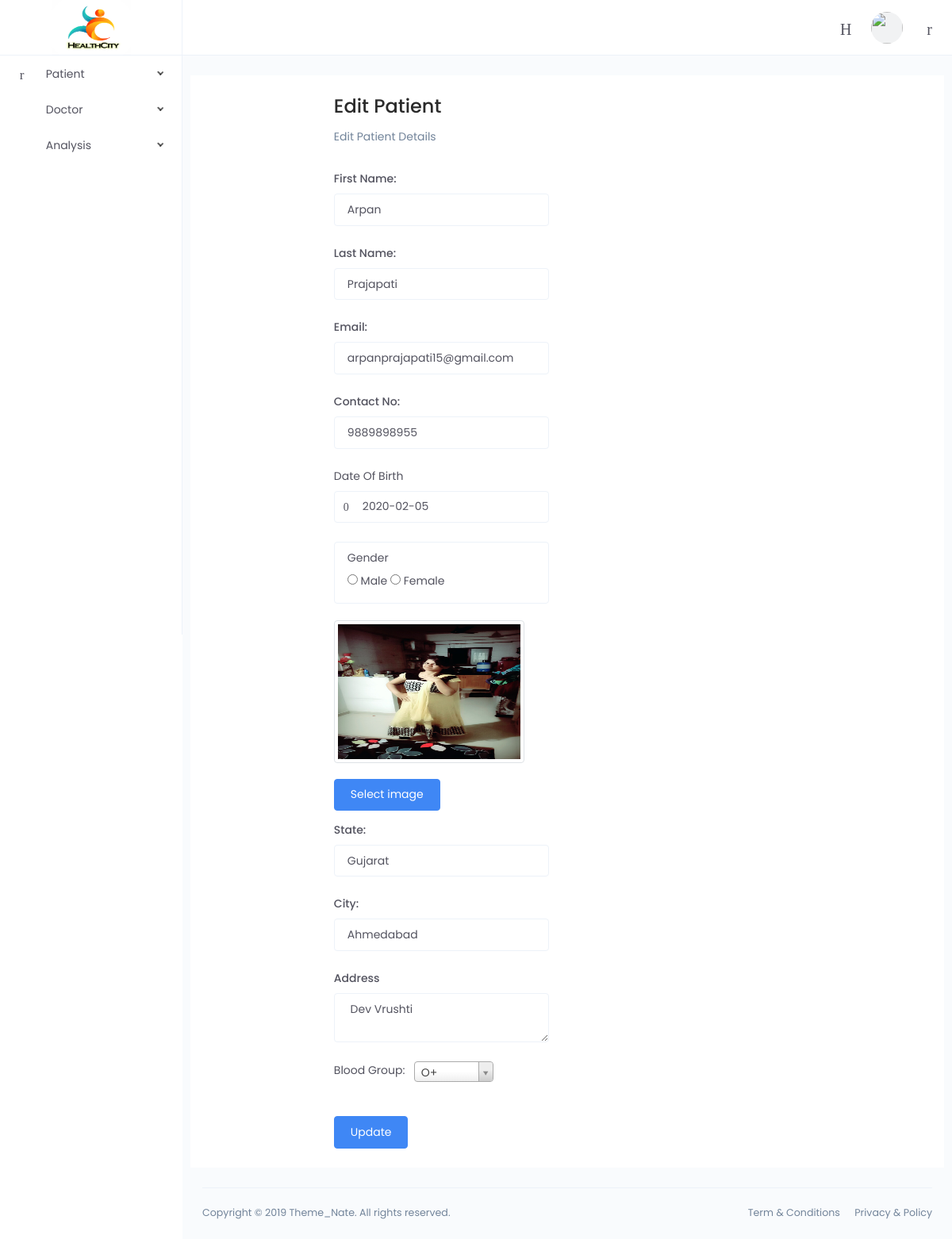
The page /admin/editpatient.php?id=115 on the database its author committed.
### tables this page shows
CREATE TABLE `user_master` (
  `login_id` int(10) NOT NULL,
  `card_id` varchar(12) NOT NULL,
  `fname` varchar(100) NOT NULL,
  `lname` varchar(500) NOT NULL,
  `email` varchar(100) NOT NULL,
  `phone_no` bigint(50) NOT NULL,
  `dob` varchar(15) NOT NULL,
  `password` varchar(50) NOT NULL,
  `role_id` int(50) NOT NULL,
  `active` int(50) NOT NULL,
  `status` int(50) NOT NULL,
  `gender` varchar(100) NOT NULL,
  `address` varchar(500) NOT NULL,
  `profile_pic` varchar(500) NOT NULL,
  `blood_group` varchar(50) NOT NULL,
  `state` varchar(50) NOT NULL,
  `city` varchar(50) NOT NULL,
  `aadhar` varchar(10000) NOT NULL,
  `registered_time` timestamp NOT NULL DEFAULT current_timestamp() ON UPDATE current_timestamp()
);

### admin/lib/dbconnect.php (called while the page is built)
<?php
	class dbconnect
	{
		function connect()
		{
			$connection = mysqli_connect("localhost","root","","health_city");
			return $connection;
		}
	}
?>

### admin/lib/dao.php (called while the page is built, shortened)
<?php
include_once 'dbconnect.php';
class dao implements interface1
{
    private $conn;
    function __construct()
    {
        $db=new DbConnect();
        $this->conn=$db->connect();
    }
    function select($table, $where='', $other='')
    {
        if($where != '')
        {
            $where= 'where ' .$where;
        }
        $select = mysqli_query($this->conn,"SELECT * FROM $table $where $other") or die(mysqli_error($this->conn));
        return $select;
    }
}
?>

### admin/editpatient.php (the view, shortened to what this page needs)
<?php
     require 'lib/dao.php';
      $d = new dao();
     include "header.php";
extract($_GET);
           $q5 = $d->select("user_master","login_id='$id'");
          while( $result = mysqli_fetch_array($q5)){
        $img1 = "assets/images/profilepic/".$result['profile_pic'];
?>
              <link type="text/css" rel="stylesheet" href="assets/css/custom.css" />
            <div class="page-container ">
                <div class="main-content">
                    <div class="row bg-white">
                       <div class="col-lg-8 bg-white">
                            <div class="col-md-8 col-lg-7 col-xl-6 mx-auto">
                                <br>
                                <h2>Edit Patient</h2>
                                <p class="m-b-30"> Edit Patient Details</p>
                                <form action="lib/controller_patient.php"  method="post"  enctype="multipart/form-data" >
                                    <div class="form-group">
                                        <label class="font-weight-semibold" for="userName">First Name:</label>
                                        <input type="text" class="form-control" name="fname" placeholder="First Name" value="<?php echo $result['fname']; ?>">
                                    </div>
                                    <div class="form-group">
                                        <label class="font-weight-semibold" for="userName">Last Name:</label>
                                        <input type="text" class="form-control" name="lname" placeholder="last Name" value="<?php echo $result['lname']; ?>">
                                    </div>
                                    <div class="form-group">
                                        <label class="font-weight-semibold" for="email">Email:</label>
                                        <input type="email" class="form-control" name="email" placeholder="Email" value="<?php echo $result['email']; ?>">
                                    </div>
                                    <div class="form-group">
                                        <label class="font-weight-semibold" for="email">Contact No:</label>
                                        <input type="text" class="form-control" name="cn" placeholder="Contact Number" value="<?php echo $result['phone_no']; ?>">
                                    </div>
                                   <div class="form-group">
                                            <label>Date Of Birth</label>
                                            <div class="input-affix m-b-10">
                                                <i class="prefix-icon anticon anticon-calendar"></i>
                                                <input type="text" class="form-control datepicker-input" name="dob" value="<?php echo $result['dob']; ?>" placeholder="Pick a date">
                                            </div>
                                        </div>
                                    <div class="form-control">
                                         <label>Gender</label>
                                        <div>
                                        <input id="radio1" name="gender" type="radio" value="male" <?php if($result['gender']=='male') {echo  "checked"; } ?>>
                                        <label for="radio1">Male</label>
                                        <input id="radio2" name="gender" type="radio" value="Female" <?php if($result['gender']=='Female') {echo  "checked"; } ?>>
                                        <label for="radio2">Female</label>
                                    </div>
                                    </div>
                                    <br>
                                   <div class="form-group ">
                                                    <div class="fileinput fileinput-new" data-provides="fileinput">
                                                        <div class="fileinput-new img-thumbnail text-xs-center">
                                                           <img src="<?php echo $img1;?>" data-src="<?php echo $img1;?>" alt="not found" style="width: 230px; height: 170px;">
                                                        </div>
                                                        <div class="m-t-20 text-xs-center">
                                                            <span class="btn btn-primary btn-file">
                                                                <span class="fileinput-new">Select image</span>
                                                                <input type="file" name="img1"></span>
                                                        </div>
                                                    </div>
                                    </div>
                                     <div class="form-group">
                                        <label class="font-weight-semibold" for="email">State:</label>
                                        <input type="text" class="form-control" name="state" placeholder="State" value="<?php echo $result['state']; ?>">
                                    </div>
                                     <div class="form-group">
                                        <label class="font-weight-semibold" for="email">City:</label>
                                        <input type="text" class="form-control" name="city" placeholder="City" value="<?php echo $result['city']; ?>">
                                    </div>
                                     <div class="form-group">
                                        <label class="font-weight-semibold" for="email">Address</label>
                                        <textarea class="form-control" name="add"> <?php echo $result['address']; ?> </textarea>
                                    </div>
                                 <div class="form-group">
                                    <label>Blood Group: &nbsp; </label>
                                    </div>
                                    <div class="form-group">
                                        <div class="d-flex align-items-center justify-content-between p-t-15">
                                            <button class="btn btn-primary" type="submit" name="Update" >Update</button>
                                        </div>
                                    </div>
                                </form>
                            </div>
                        </div>
                    </div>
                </div>
                <footer class="footer">
                    <div class="footer-content">
                        <p class="m-b-0">Copyright © 2019 Theme_Nate. All rights reserved.</p>
                        <span>
                            <a href="#" class="text-gray m-r-15">Term &amp; Conditions</a>
                            <a href="#" class="text-gray">Privacy &amp; Policy</a>
                        </span>
                    </div>
                </footer>
            </div>
        </div>
    </div>
<?php  }?>
</body>
</html>

### admin/assets/css/custom.css (style rules this page uses)
.btn { outline: none !important; }
.bg-white { background-color: #fff; }
.m-t-20 { margin-top: 20px; }
.m-b-0 { margin-bottom: 0; }
.m-b-10 { margin-bottom: 10px; }
.p-t-15 { padding-top: 15px; }
.fileinput-new, .fileinput-preview img { width: 240px; height: 180px; }
.img-thumbnail { background-color: #fff !important; }

### rows shown on the page
user_master: fname "Arpan", lname "Prajapati", email "arpanprajapati15@gmail.com", cn "9889898955", dob "2020-02-05", gender "☐ Male", gender "☐ Female", profile_pic (picture), state "Gujarat", city "Ahmedabad", add "Dev Vrushti"
